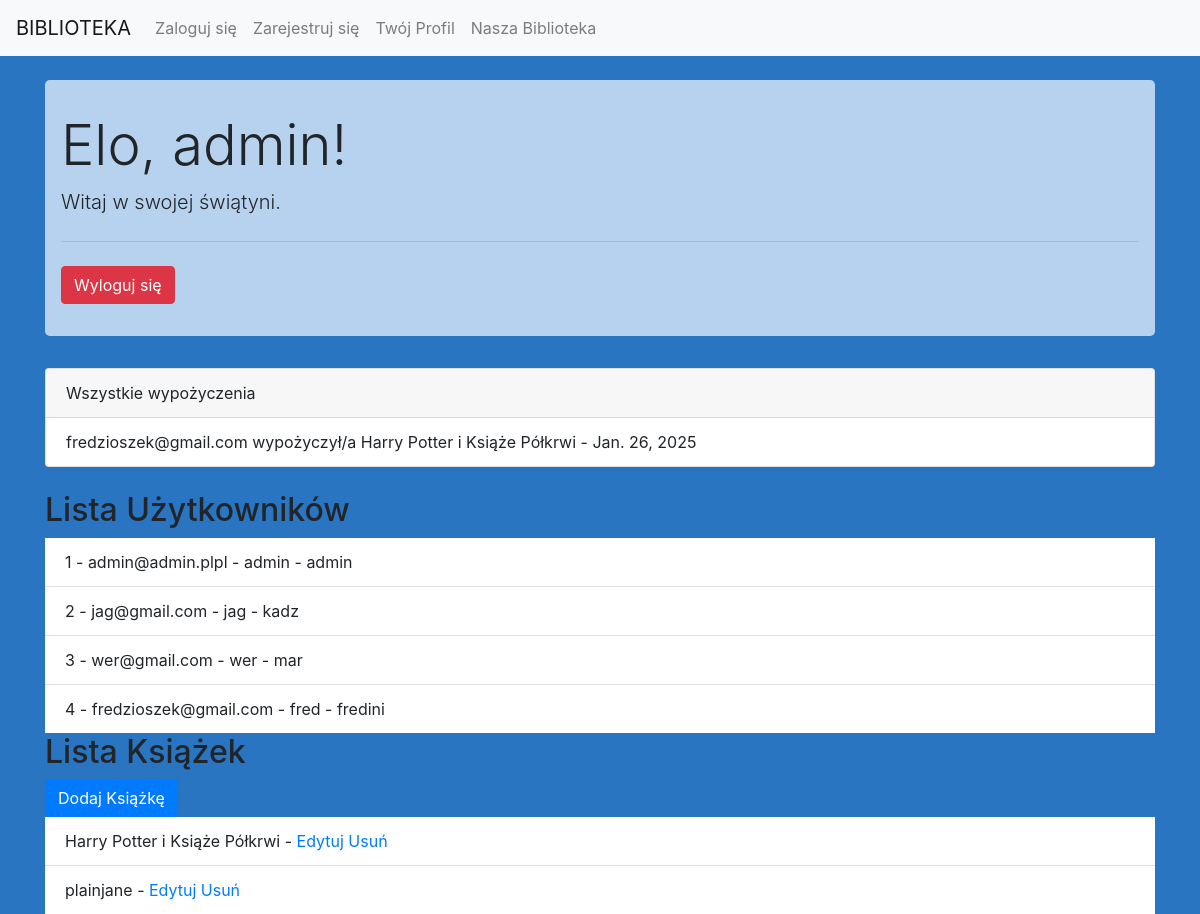
Page /profile/ (signed in) on the earlier database version.
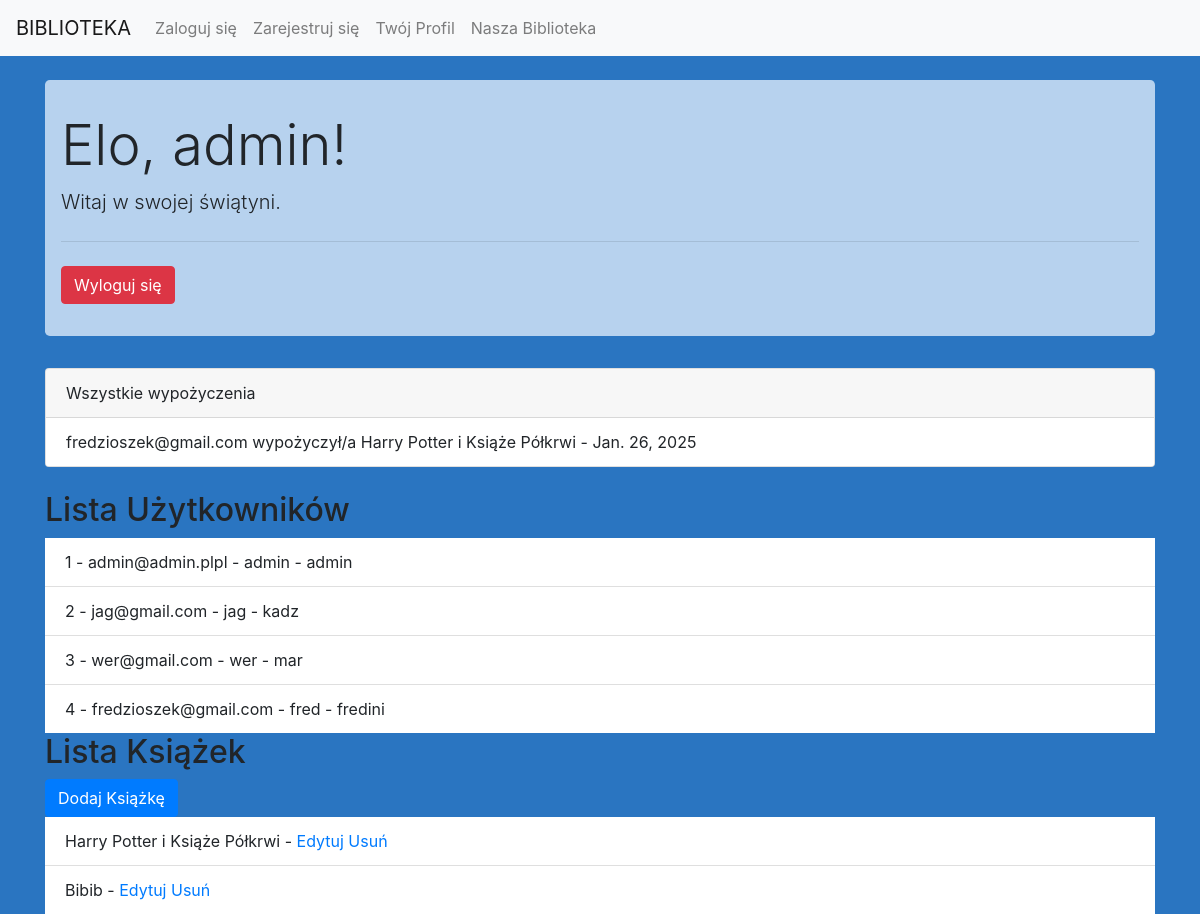
Same page on the later database version.
### myapp/models.py (models this page shows, shortened)
class Wypozyczenia(models.Model):
    uzytkownik = models.ForeignKey('Uzytkownik', on_delete=models.CASCADE)
    ksiazka = models.ForeignKey('Ksiazka', on_delete=models.CASCADE)
    data_wypozyczenia = models.DateField(default=now, verbose_name="Data wypożyczenia")
    class Meta:
        verbose_name = "Wypożyczenie"
        verbose_name_plural = "Wypożyczenia"

class Uzytkownik(AbstractUser):
    username = None
    imie = models.CharField(max_length=60)
    nazwisko = models.CharField(max_length=80)
    email = models.EmailField(unique=True)
    plec = models.IntegerField(choices=PLEC.choices, default=PLEC.Kobieta)
    data_dodania = models.DateField(default=date.today, blank=False, null=False)
    USERNAME_FIELD = 'email'
    REQUIRED_FIELDS = ['imie', 'nazwisko', 'plec']
    objects = CustomUserManager()
    class Meta:
        verbose_name = "Użytkownik"
        verbose_name_plural = "Użytkownicy"

class Ksiazka(models.Model):
    tytul = models.CharField(max_length=200)
    autor = models.ManyToManyField(Autor)
    wydawnictwo = models.IntegerField(choices=WYDAWNICTWA.choices)
    rok_wydania = models.CharField(max_length=4)
    liczba_stron = models.IntegerField()
    ISBN = models.CharField(max_length=13)
    okładka = models.IntegerField(choices=OKLADKA.choices)
    gatunek = models.ManyToManyField(Gatunek)
    class Meta:
        verbose_name = "Książka"
        verbose_name_plural = "Książki"

### myapp/views.py (the view)
# urls.py: path('profile/', profile, name='profile') ,
@login_required
def profile(request):
    if request.user.is_staff:
        wypozyczenia = Wypozyczenia.objects.all()
        uzytkownicy = Uzytkownik.objects.all()
        ksiazki = Ksiazka.objects.all()
    else:
        wypozyczenia = Wypozyczenia.objects.filter(uzytkownik=request.user)
        uzytkownicy = None
        ksiazki = None
    historia_wypozyczen = HistoriaWypozyczen.objects.filter(uzytkownik=request.user)
    return render(request, 'myapp/profile.html', {
        'wypozyczenia': wypozyczenia,
        'historia_wypozyczen': historia_wypozyczen,
        'uzytkownicy': uzytkownicy,
        'ksiazki': ksiazki
    })

### myapp/templates/myapp/profile.html (shortened to what this page needs)
{% extends "base.html" %}
{% block content %}
<div class="jumbotron">
    <h1 class="display-4">Elo, {{ user.imie }}!</h1>
    <p class="lead">Witaj w swojej świątyni.</p>
    <hr class="my-4">
    <form method="post" action="{% url 'logout' %}" style="display: inline;">
        <button type="submit" class="btn btn-danger">Wyloguj się</button>
    </form>
</div>
<div class="card mb-4">
    <div class="card-header">
        {% if user.is_staff %}
        Wszystkie wypożyczenia
        {% else %}
        Twoje wypożyczenia
        {% endif %}
    </div>
    <ul class="list-group list-group-flush">
        {% for wypozyczenie in wypozyczenia %}
        <li class="list-group-item">
            {% if user.is_staff %}
            {{ wypozyczenie.uzytkownik.email }} wypożyczył/a
            {% endif %}
            {{ wypozyczenie.ksiazka.tytul }} - {{ wypozyczenie.data_wypozyczenia }}
        </li>
        {% endfor %}
    </ul>
</div>
{% if user.is_staff %}
<div>
    <h2>Lista Użytkowników</h2>
    <ul class="list-group list-group-flush">
        {% for uzytkownik in uzytkownicy %}
        <li class="list-group-item">
            {{ uzytkownik.id }} - {{ uzytkownik.email }} - {{ uzytkownik.imie }} - {{ uzytkownik.nazwisko }}
        </li>
        {% endfor %}
    </ul>
</div>
<div>
    <h2>Lista Książek</h2>
    <a href="{% url 'dodaj_ksiazke' %}" class="btn btn-primary">Dodaj Książkę</a>
    <ul class="list-group list-group-flush">
        {% for ksiazka in ksiazki %}
        <li class="list-group-item">
            {{ ksiazka.tytul }} - {{ ksiazka.get_autor }}
            <a href="{% url 'edytuj_ksiazke' ksiazka.id %}">Edytuj</a>
            <a href="{% url 'usun_ksiazke' ksiazka.id %}">Usuń</a>
        </li>
        {% endfor %}
    </ul>
</div>
{% endif %}
{% endblock %}

Differences in the rows shown:
removed Ksiazka: tytul "plainjane"
added Ksiazka: tytul "Bibib"
